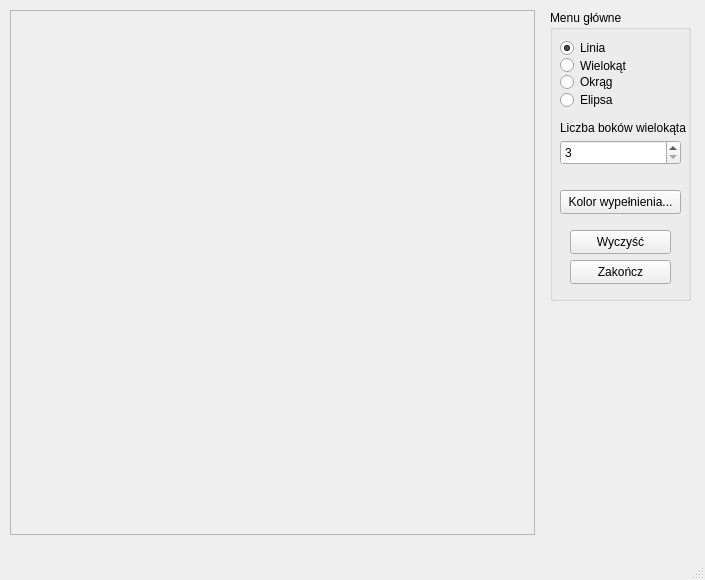
<?xml version="1.0" encoding="UTF-8"?>
<ui version="4.0">
 <class>MainWindow</class>
 <widget class="QMainWindow" name="MainWindow">
  <property name="geometry">
   <rect>
    <x>0</x>
    <y>0</y>
    <width>705</width>
    <height>580</height>
   </rect>
  </property>
  <property name="windowTitle">
   <string>PGK - Zadanie #5: FloodFill</string>
  </property>
  <widget class="QWidget" name="centralwidget">
   <widget class="QFrame" name="frame">
    <property name="geometry">
     <rect>
      <x>10</x>
      <y>10</y>
      <width>525</width>
      <height>525</height>
     </rect>
    </property>
    <property name="frameShape">
     <enum>QFrame::StyledPanel</enum>
    </property>
    <property name="frameShadow">
     <enum>QFrame::Raised</enum>
    </property>
   </widget>
   <widget class="QGroupBox" name="groupBox">
    <property name="geometry">
     <rect>
      <x>550</x>
      <y>10</y>
      <width>141</width>
      <height>291</height>
     </rect>
    </property>
    <property name="title">
     <string>Menu główne</string>
    </property>
    <widget class="QPushButton" name="clearButton">
     <property name="geometry">
      <rect>
       <x>20</x>
       <y>220</y>
       <width>101</width>
       <height>24</height>
      </rect>
     </property>
     <property name="text">
      <string>Wyczyść</string>
     </property>
    </widget>
    <widget class="QPushButton" name="exitButton">
     <property name="geometry">
      <rect>
       <x>20</x>
       <y>250</y>
       <width>101</width>
       <height>24</height>
      </rect>
     </property>
     <property name="text">
      <string>Zakończ</string>
     </property>
    </widget>
    <widget class="QRadioButton" name="radioButtonCircle">
     <property name="geometry">
      <rect>
       <x>10</x>
       <y>60</y>
       <width>110</width>
       <height>24</height>
      </rect>
     </property>
     <property name="text">
      <string>Okrąg</string>
     </property>
     <property name="checked">
      <bool>false</bool>
     </property>
    </widget>
    <widget class="QRadioButton" name="radioButtonPolygon">
     <property name="geometry">
      <rect>
       <x>10</x>
       <y>45</y>
       <width>91</width>
       <height>21</height>
      </rect>
     </property>
     <property name="text">
      <string>Wielokąt</string>
     </property>
    </widget>
    <widget class="QSpinBox" name="sidesCounter">
     <property name="geometry">
      <rect>
       <x>10</x>
       <y>130</y>
       <width>121</width>
       <height>25</height>
      </rect>
     </property>
     <property name="minimum">
      <number>3</number>
     </property>
    </widget>
    <widget class="QLabel" name="label">
     <property name="geometry">
      <rect>
       <x>10</x>
       <y>110</y>
       <width>131</width>
       <height>16</height>
      </rect>
     </property>
     <property name="text">
      <string>Liczba boków wielokąta</string>
     </property>
    </widget>
    <widget class="QRadioButton" name="radioButtonEllipse">
     <property name="geometry">
      <rect>
       <x>10</x>
       <y>80</y>
       <width>111</width>
       <height>20</height>
      </rect>
     </property>
     <property name="text">
      <string>Elipsa</string>
     </property>
    </widget>
    <widget class="QRadioButton" name="radioButtonLine">
     <property name="geometry">
      <rect>
       <x>10</x>
       <y>25</y>
       <width>112</width>
       <height>26</height>
      </rect>
     </property>
     <property name="text">
      <string>Linia</string>
     </property>
     <property name="checked">
      <bool>true</bool>
     </property>
    </widget>
    <widget class="QPushButton" name="changeColorButton">
     <property name="geometry">
      <rect>
       <x>10</x>
       <y>180</y>
       <width>121</width>
       <height>24</height>
      </rect>
     </property>
     <property name="text">
      <string>Kolor wypełnienia...</string>
     </property>
    </widget>
   </widget>
  </widget>
  <widget class="QMenuBar" name="menubar">
   <property name="geometry">
    <rect>
     <x>0</x>
     <y>0</y>
     <width>705</width>
     <height>21</height>
    </rect>
   </property>
  </widget>
  <widget class="QStatusBar" name="statusbar"/>
 </widget>
 <resources/>
 <connections/>
</ui>
